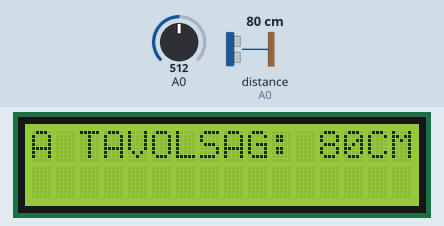
Recording of a sketch running on a simulated Arduino Uno, built with avr-gcc and run on an emulated ATmega328P. Shown: 16×2 character LCD. The inputs (shaded band) are chosen by the test bench; at power-on: distance to the obstacle (sensor on A0) 80 cm, A0 = 512. What the sketch prints to the serial monitor is not drawn.

Above: at 1.2 s.
1.3 s: distance to the obstacle (sensor on A0) set to 2 cm
At 2.1 s:
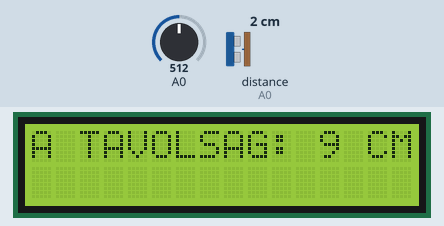
3.1 s: distance to the obstacle (sensor on A0) set to 18 cm
At 4.0 s:
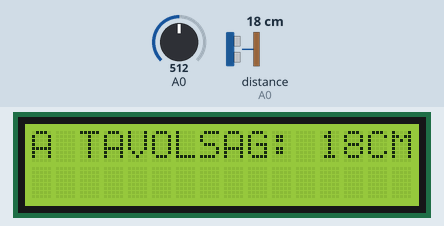
4.8 s: distance to the obstacle (sensor on A0) set to 35 cm
At 6.0 s:
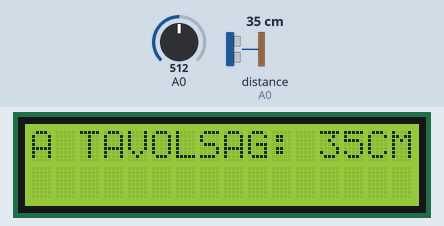
Timing chart, 0 to 7.8 s (numbered marks = the images above; inputs shaded):
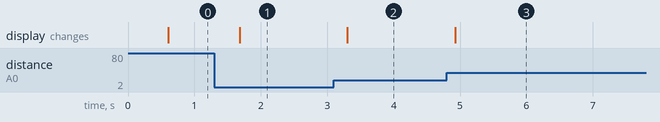

Measured:
- after the input at 1.3 s, the display: changes after 0.38 s (image 1)
- after the input at 3.1 s, the display: changes after 0.20 s (image 2)
- after the input at 4.8 s, the display: changes after 0.12 s (image 3)

The sketch:

infrareddistancemeasurement.ino
```cpp
#include <SharpIR.h> //A SHARP 2Y0A21 szenzor használatához szükséges könyvtár beillesztése
#include<Wire.h> //Wire könyvtár beillesztése az I2C busz használatához
#include<LiquidCrystal_I2C.h> //Az I2C Folyékony kristályos LCD kijelző kezelő könyvtára
LiquidCrystal_I2C lcd(0x27, 16, 2); //Az általunk használt kijelző karakterkészlete 16 karakter és 2 sor

#define IR A0 //A szenzor adat pinjének a definiálása
#define model 1080 //Pontos típus beállítása

SharpIR SharpIR(IR, model); //A könytárból használt objektum

void setup()
{
  lcd.init(); //Az LCD kijelző inicializálása
  lcd.backlight(); //Az LCD kijelző háttérvilágításának bekapcsolása
  Serial.begin(9600); //A soros porton történő kommunikáció bitrátája
}

void loop() //ciklus
{
  delay(500);
  lcd.clear(); //Az LCD kijelző tartalmának a törlése
  lcd.setCursor(0, 0); //Kurzor pozicionálás ez esetben 0. karakter az 0. sorban
  lcd.print("A TAVOLSAG:"); //Megadott karakterlánc kiíratása
  unsigned long kezdet = millis(); // 32 bites változó deklarálása a kezdettől számított idő tárolására
  int tav = SharpIR.distance(); // this returns the distance to the object you're measuring
  lcd.setCursor(12, 0); //Kurzor pozicionálás ez esetben 12. karakter az 0. sorban
  lcd.print(tav); //A távolság értékenek kiíratása
  lcd.setCursor(14, 0); //Kurzor pozicionálás ez esetben 14. karakter az 0. sorban
  lcd.print("CM"); //Megadott karakterlánc kiíratása
  Serial.print("Tavolsag: "); //Megadott karakterlánc kiíratása a soros portra
  Serial.println(tav); //A távolság értékenek kiíratása a soros portra
  Serial.println(analogRead(A0)); //A szenzorból kapott nem átalakított jel kiíratása a soros portra
  unsigned long veg = millis() - kezdet; //32 bites változó deklarálása a vegző időpont tárolására
  Serial.print("Eltelt ido (ms): "); //Megadott karakterlánc kiíratása a soros portra
  Serial.println(veg); //A távolság értékenek kiíratása a soros portra
}
```
